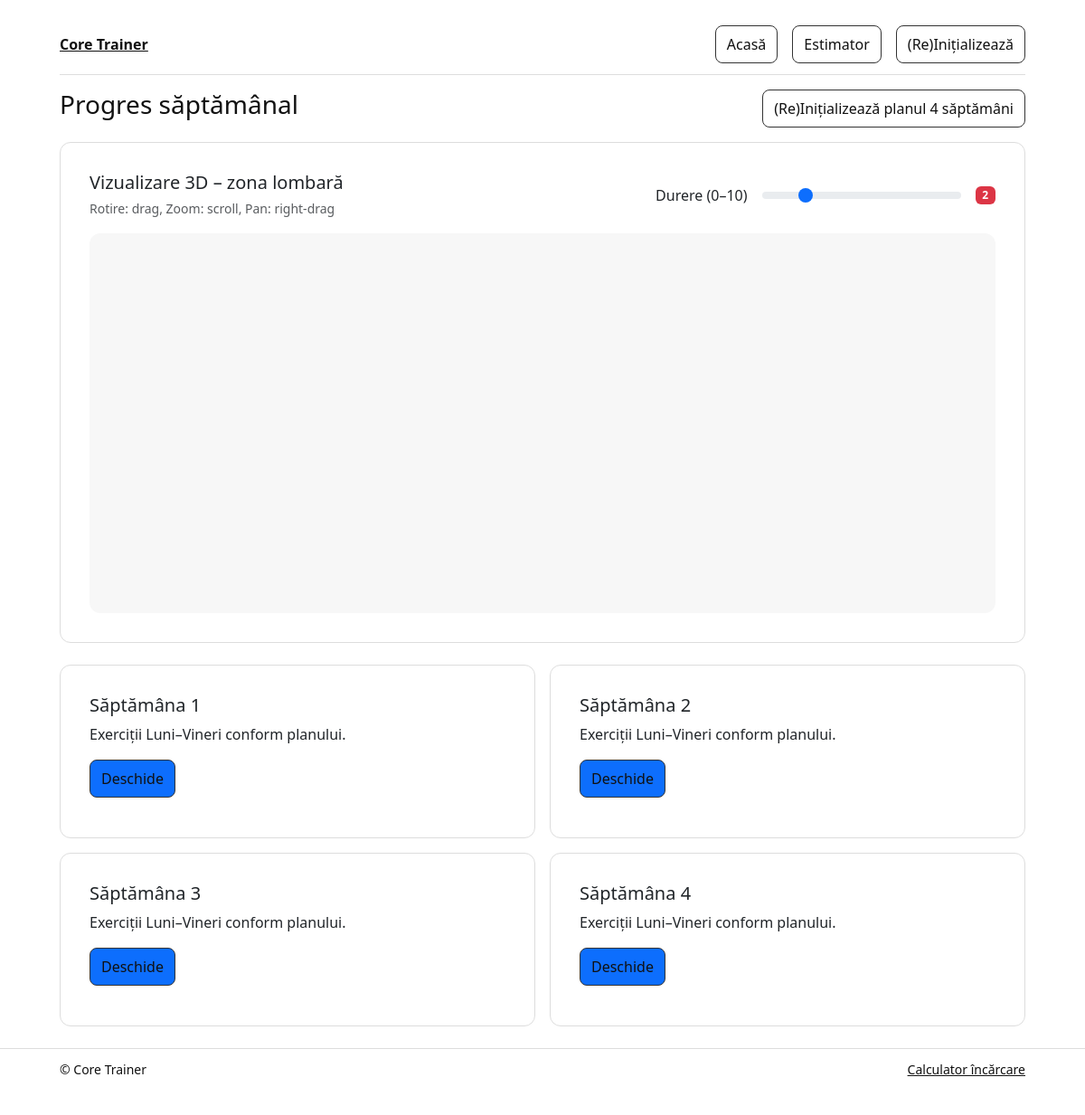
The page / on the database its author committed.
### app.py (models this page shows)
class Week(db.Model):
    id = db.Column(db.Integer, primary_key=True)
    number = db.Column(db.Integer, nullable=False)  # 1..4
    created_at = db.Column(db.DateTime, default=datetime.utcnow)
    workouts = db.relationship("Workout", backref="week", lazy=True, cascade="all, delete-orphan")

### app.py (the view)
@app.route("/")
def index():
    db.create_all()
    if Week.query.count() == 0:
        return redirect(url_for("init_db"))
    weeks = Week.query.order_by(Week.number.asc()).all()
    return render_template("index.html", weeks=weeks)

### templates/index.html (shortened to what this page needs)
{% extends 'base.html' %}
{% block content %}
<div class="d-flex justify-content-between align-items-center mb-3">
  <h3>Progres săptămânal</h3>
  <a class="btn btn-outline-primary" href="{{ url_for('init_db') }}">(Re)Inițializează planul 4 săptămâni</a>
</div>
<div class="card mb-4">
  <div class="card-body">
    <div class="d-flex flex-wrap align-items-center gap-3 mb-3">
      <div class="me-auto">
        <h5 class="mb-1">Vizualizare 3D – zona lombară</h5>
        <small class="text-muted">Rotire: drag, Zoom: scroll, Pan: right-drag</small>
      </div>
      <div class="d-flex align-items-center gap-3">
        <label for="painRange" class="form-label mb-0">Durere (0–10)</label>
        <input id="painRange" type="range" min="0" max="10" step="1" value="2" class="form-range" style="width:220px">
        <span id="painValue" class="badge text-bg-danger">2</span>
      </div>
    </div>
    <div id="viewer3d" style="width:100%; height:420px; background:#f7f7f7; border-radius:12px; position:relative; overflow:hidden;"></div>
  </div>
</div>
<div class="row g-3">
  {% for w in weeks %}
  <div class="col-md-6">
    <div class="card h-100">
      <div class="card-body">
        <h5 class="card-title">Săptămâna {{ w.number }}</h5>
        <p class="card-text">Exerciții Luni–Vineri conform planului.</p>
        <a href="{{ url_for('view_week', number=w.number) }}" class="btn btn-primary">Deschide</a>
      </div>
    </div>
  </div>
  {% else %}
    <div class="col-12"><em>Nu există săptămâni încă. Apasă „(Re)Inițializează”.</em></div>
  {% endfor %}
</div>
{% endblock %}

### templates/base.html (style rules this page uses)
:root { --gap: 16px; --border:#ddd; --bg:#fff; --text:#111; }
body { margin:0; padding: 16px 0 100px; background: var(--bg); color: var(--text); font-family: system-ui, -apple-system, Segoe UI, Roboto, Arial, sans-serif; }
.btn { display:inline-block; padding:8px 12px; border:1px solid #333; border-radius:8px; text-decoration:none; color:#111; }
.card { border:1px solid var(--border); border-radius:12px; padding:16px; margin-bottom:12px; background:#fff; }
a { color: inherit; }

### rows shown on the page
Week: number "1"
Week: number "2"
Week: number "3"
Week: number "4"
